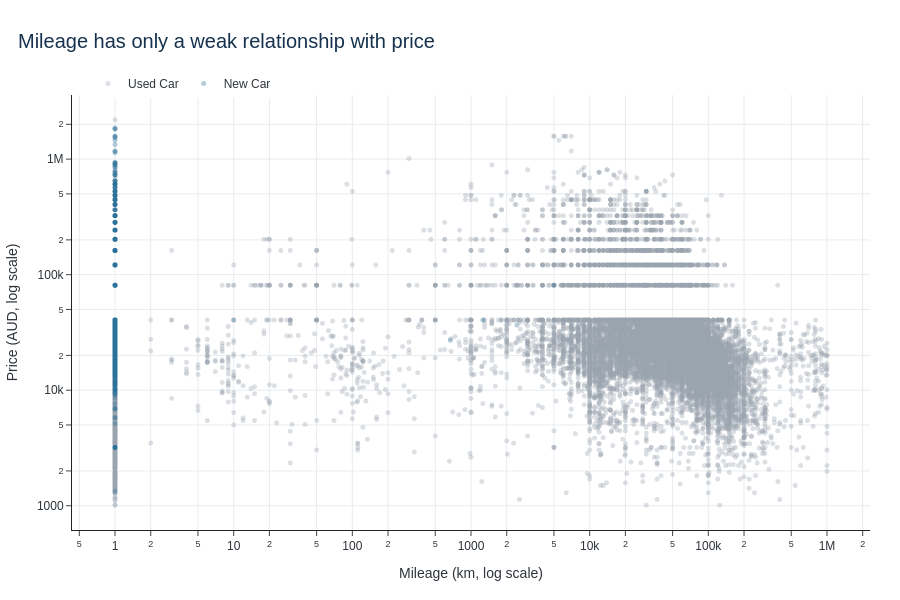

Here is the notebook cell this chart was saved with:
### Markdown cell above
## 4B: Interactive Visualisations

Two static charts are enhanced below using Plotly, which was introduced in Week 3. The interactive versions allow users to hover for details, zoom, pan and click legend categories to filter the view.

### Code cell
import plotly.express as px

interactiveScatter = px.scatter(
    scatterData, x="mileage_for_plot", y="price", color="condition_display",
    hover_name="car_name", log_x=True, log_y=True, render_mode="webgl",
    hover_data=["brand", "car_model", "year_of_manufacture",
                "engine_capacity", "transmission"],
    labels={"mileage_for_plot": "Mileage (km, log scale)",
            "price": "Price (AUD, log scale)",
            "condition_display": "Condition"},
    color_discrete_map={"Used Car": consultingGrey, "New Car": consultingBlue},
    category_orders={"condition_display": ["Used Car", "New Car"]},
    title="Mileage has only a weak relationship with price"
)
interactiveScatter.update_traces(marker={"size": 5, "opacity": 0.35})
interactiveScatter.update_layout(
    template="simple_white", height=600, font={"family": "Arial", "color": consultingCharcoal},
    title={"x": 0.02, "font": {"size": 20, "color": consultingNavy}},
    legend={"title": None, "orientation": "h", "x": 0.02, "y": 1.06},
    margin={"l": 70, "r": 30, "t": 95, "b": 70},
    plot_bgcolor="white", paper_bgcolor="white"
)
interactiveScatter.update_xaxes(showgrid=True, gridcolor=consultingLightGrey, zeroline=False)
interactiveScatter.update_yaxes(showgrid=True, gridcolor=consultingLightGrey, zeroline=False)
interactiveScatter.show()

### Figure 1 — Plotly figure (JSON) as saved in the notebook; plotly's stock layout.template omitted (floating-point values rounded to 4 significant figures; data arrays with more than 128 entries replaced by an {"elided": "..."} marker saying what was removed)
{"data": [{"customdata": {"elided": "24418x5 mixed values"}, "hovertemplate": "<b>%{hovertext}</b><br><br>Condition=Used Car<br>Mileage (km, log scale)=%{x}<br>Price (AUD, log scale)=%{y}<br>brand=%{customdata[0]}<br>car_model=%{customdata[1]}<br>year_of_manufacture=%{customdata[2]}<br>engine_capacity=%{customdata[3]}<br>transmission=%{customdata[4]}<extra></extra>", "hovertext": {"elided": "24418 str values"}, "legendgroup": "Used Car", "marker": {"color": "#9AA4AE", "opacity": 0.35, "size": 5, "symbol": "circle"}, "mode": "markers", "name": "Used Car", "showlegend": true, "type": "scattergl", "x": {"elided": "24418 int values"}, "xaxis": "x", "y": {"elided": "24418 float values"}, "yaxis": "y"}, {"customdata": {"elided": "6060x5 mixed values"}, "hovertemplate": "<b>%{hovertext}</b><br><br>Condition=New Car<br>Mileage (km, log scale)=%{x}<br>Price (AUD, log scale)=%{y}<br>brand=%{customdata[0]}<br>car_model=%{customdata[1]}<br>year_of_manufacture=%{customdata[2]}<br>engine_capacity=%{customdata[3]}<br>transmission=%{customdata[4]}<extra></extra>", "hovertext": {"elided": "6060 str values"}, "legendgroup": "New Car", "marker": {"color": "#2A6F97", "opacity": 0.35, "size": 5, "symbol": "circle"}, "mode": "markers", "name": "New Car", "showlegend": true, "type": "scattergl", "x": {"elided": "6060 int values"}, "xaxis": "x", "y": {"elided": "6060 float values"}, "yaxis": "y"}], "layout": {"font": {"color": "#2F343B", "family": "Arial"}, "height": 600, "legend": {"orientation": "h", "title": {}, "tracegroupgap": 0, "x": 0.02, "y": 1.06}, "margin": {"b": 70, "l": 70, "r": 30, "t": 95}, "paper_bgcolor": "white", "plot_bgcolor": "white", "title": {"font": {"color": "#16324F", "size": 20}, "text": "Mileage has only a weak relationship with price", "x": 0.02}, "xaxis": {"anchor": "y", "domain": [0, 1], "gridcolor": "#E8ECEF", "showgrid": true, "title": {"text": "Mileage (km, log scale)"}, "type": "log", "zeroline": false}, "yaxis": {"anchor": "x", "domain": [0, 1], "gridcolor": "#E8ECEF", "showgrid": true, "title": {"text": "Price (AUD, log scale)"}, "type": "log", "zeroline": false}}}
